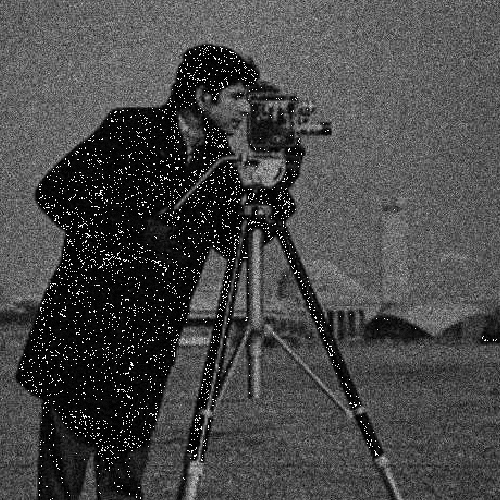
#> input picture img/img1-0.png, 500 x 500 px; its folder holds only this picture in this run
$ python test_call.py
#> lines starting #> are read from the running program, lines starting #| are printed output that depends on the picture
### STRfilter.py
import numpy as np
import time

######## SPATIOTEMPORAL RANK FILTER #########

def st_rank_filter(data,rank,size=3,bitrate=8):
    '''
    Args:
        data - 3d numpy array \n
        rank - 0.0 to 1.0 \n
        size - only 3 (3x3 window)
    '''
#> called with data = array of shape (1, 500, 500), rank = 0.5, size = 3, bitrate = 8

    (t, w, h) = data.shape
#> t = 1; w = 500; h = 500
    data_filt = np.zeros((w,h))

    if bitrate == 16:
        btype = np.uint16
    elif bitrate == 8:
        btype = np.uint8
    else:
        print("Bitrate of the image can only be 8 or 16")
        exit(1)

    rank = int(rank * t * size**2 - 1)
#> rank = 3
    if rank < 0:
        rank = 0


    # [17 lines of commented-out code are left out]

    for i in range(w-2):
        for j in range(h-2):

            # Fastest method so far
            data_filt[i+1][j+1] = np.sort(np.array([data[z][u][v] for z in range(0,t,1) for u in range(i,i+size,1) for v in range(j,j+size,1)]))[rank]
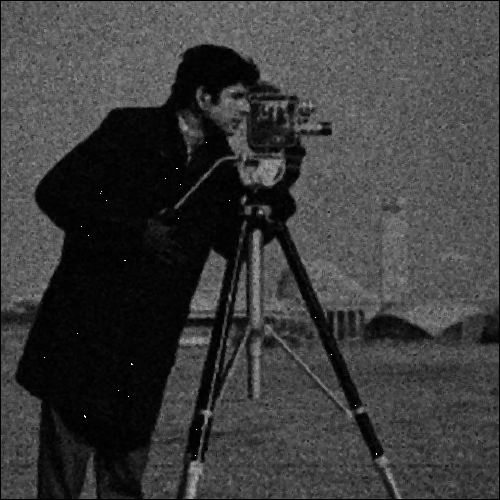
#> data_filt: shape (500, 500) float64; min 0, max 254, mean 60.2

    return np.array(data_filt, dtype=btype)


### test_call.py
import numpy as np
from glob import glob
from matplotlib import pyplot as plt
import png
from PIL import Image
import STRfilter
import time

import os
path = os.path.abspath(os.getcwd())

def loadImgArr(folder):
    '''
    Args:   name of folder with .png files
    Return: np array of arrays with pixel grayscale values
    '''
    imgArr = []
    for filename in glob(f"{path}/{folder}/*.png"):
        imgArr.append(np.array(Image.open(filename)))
    return np.array(imgArr)

def saveImage(name,gray,pixels):
    '''
    Args:
        name    - name of the image \n
        gray    - np array of grayscale values \n
        pixels  - resolution of the picture (pixels x pixels)
    '''
    if not gray.shape == (pixels,pixels):
        gray = np.reshape(gray, (pixels, pixels))

    with open(name, 'wb') as f:
        writer = png.Writer(width=gray.shape[1], height=gray.shape[0], bitdepth=8, greyscale=True)
        gray_list = gray.tolist()
        writer.write(f, gray_list)


def showImg(imgArr, no, grayMax=255, imgTitle=None):
    '''
    Args:
        imgArr   - array of images to plot (8-bit)
        no       - number of images to plot (from 2 to 4)
        imgTitle - array of image titles
    '''
#> called with no = 1, grayMax = 255

    if imgTitle is None:
        imgTitle = []
        for i in range(no):
            imgTitle.append(' ')

    if no == 1:
        plt.imshow(imgArr[0],cmap='gray',vmin=0,vmax=grayMax),plt.title(imgTitle[0])
        plt.xticks([]), plt.yticks([])
        plt.show()
    elif no == 2:
        plt.subplot(121),plt.imshow(imgArr[0],cmap='gray',vmin=0,vmax=grayMax),plt.title(imgTitle[0])
        plt.xticks([]), plt.yticks([])
        plt.subplot(122),plt.imshow(imgArr[1],cmap='gray',vmin=0,vmax=grayMax),plt.title(imgTitle[1])
        plt.xticks([]), plt.yticks([])
        plt.show()
    elif no == 3:
        plt.subplot(131),plt.imshow(imgArr[0],cmap='gray',vmin=0,vmax=grayMax),plt.title(imgTitle[0])
        plt.xticks([]), plt.yticks([])
        plt.subplot(132),plt.imshow(imgArr[1],cmap='gray',vmin=0,vmax=grayMax),plt.title(imgTitle[1])
        plt.xticks([]), plt.yticks([])
        plt.subplot(133),plt.imshow(imgArr[2],cmap='gray',vmin=0,vmax=grayMax),plt.title(imgTitle[2])
        plt.xticks([]), plt.yticks([])
        plt.show()
    elif no == 4:
        plt.subplot(141),plt.imshow(imgArr[0],cmap='gray',vmin=0,vmax=grayMax),plt.title(imgTitle[0])
        plt.xticks([]), plt.yticks([])
        plt.subplot(142),plt.imshow(imgArr[1],cmap='gray',vmin=0,vmax=grayMax),plt.title(imgTitle[1])
        plt.xticks([]), plt.yticks([])
        plt.subplot(143),plt.imshow(imgArr[2],cmap='gray',vmin=0,vmax=grayMax),plt.title(imgTitle[2])
        plt.xticks([]), plt.yticks([])
        plt.subplot(144),plt.imshow(imgArr[3],cmap='gray',vmin=0,vmax=grayMax),plt.title(imgTitle[3])
        plt.xticks([]), plt.yticks([])
        plt.show()
    else:
        print("ERROR < Number of images should be between 2 and 4 >")

def main():
    array = np.array(loadImgArr("img"))

    # start = time.perf_counter()
    filt_image = STRfilter.st_rank_filter(array, 0.5)
    # end = time.perf_counter()
    # print(end-start)

    showImg([filt_image],1)

main()
